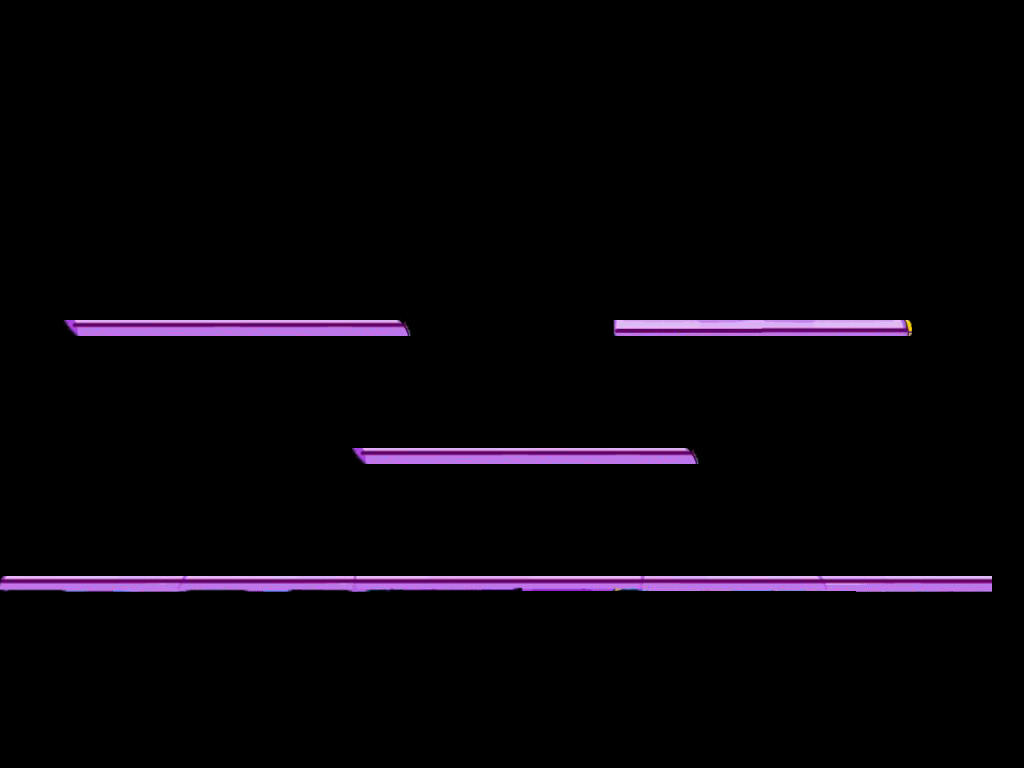

A level layout from a 2D game, rendered from its tile map. Below: a short description, then the map file with tile-grid data replaced by summaries:
An orthogonal 64x48 tile map with 16x16 px tiles, 1 tile layer (块层 1), 2 hidden layers not drawn, 2 tilesets.

<map version="1.0" orientation="orthogonal" width="64" height="48" tilewidth="16" tileheight="16">
 <tileset firstgid="1" name="台阶完整版2" tilewidth="16" tileheight="16">
  <image source="../../地图模块/台阶/台阶完整版2.png" width="7000" height="200" />
 </tileset>
 <tileset firstgid="5245" name="0" tilewidth="16" tileheight="16">
  <image source="../../地图模块/背景/0.png" width="1447" height="945" />
 </tileset>
 <layer name="块层 2" width="64" height="48" visible="0">
  <data>[3072 cells, 3072 non-empty, 3072 distinct tile ids]</data>
 </layer>
 <layer name="块层 1" width="64" height="48">
  <data>[3072 cells, 127 non-empty, 105 distinct tile ids]</data>
 </layer>
 <layer name="bk" width="64" height="48" visible="0">
  <data>[3072 cells, 313 non-empty, 248 distinct tile ids]</data>
 </layer>
</map>